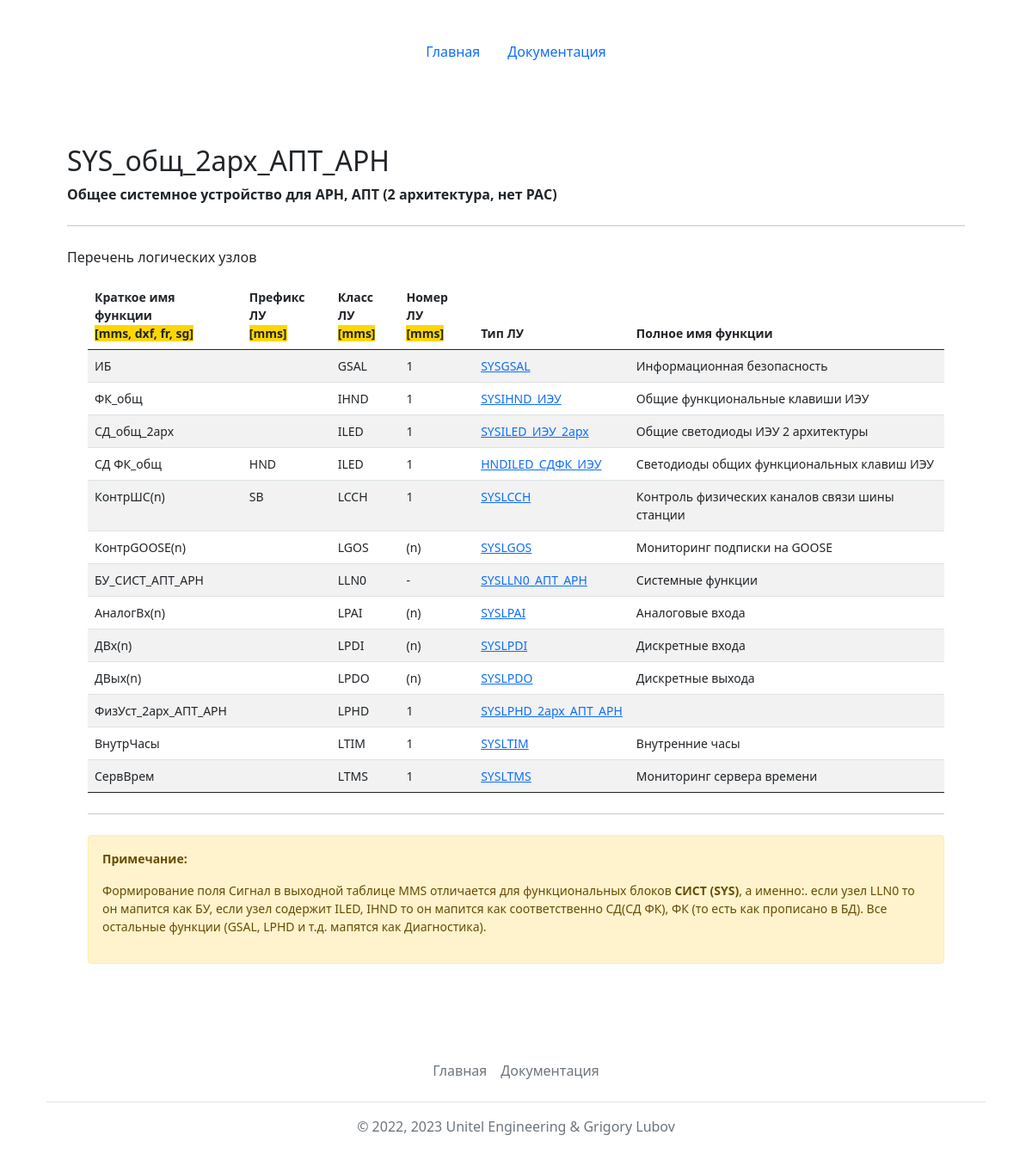
The page /reports/show/?name=SYS_общ_2арх_АПТ_АРН&type=ld on the database its author committed.
### mainapp/models.py (models this page shows, shortened)
class LogicDevices(models.Model):
    id = models.AutoField(primary_key=True)
    name = models.CharField(max_length=128, verbose_name='Обозначение логического устройства', unique=True)
    fb_name = models.CharField(max_length=128, verbose_name='Обозначение функционального блока', unique=True)
    description = models.TextField(max_length=1024, blank=True, verbose_name='Назначение логического устройства (ФБ)')
    def __str__(self):
        return self.name
    class Meta:
        verbose_name = 'Логическое устройство'
        verbose_name_plural = 'Логические устройства'
        ordering = ['name']

class LogicNodeInstantiated(models.Model):
    id = models.AutoField(primary_key=True)
    short_name = models.CharField(max_length=64, verbose_name='Краткое имя (например: БУ или ДЗТ)', unique=True)
    full_name = models.CharField(max_length=128, verbose_name='Полное имя', blank=True)
    ln_prefix = models.CharField(max_length=32, verbose_name='Префикс ЛУ', blank=True)
    class_name = models.CharField(max_length=4, verbose_name='Класс (например: PDIF)')
    instance = models.IntegerField(verbose_name='Номер экземпляра', blank=True, null=True)
    ln_type = models.ForeignKey(LogicNodesTypes, on_delete=models.CASCADE, verbose_name='Тип ЛУ', null=True)
    def __str__(self):
        return str(self.short_name)
    class Meta:
        verbose_name = 'Экземпляр логического узла'
        verbose_name_plural = 'Экземпляр логического узла'
        ordering = ['short_name']
    @property
    def get_instance(self):
        if self.instance==-1:
            return '(n)'
        if self.instance:
            return self.instance
        else:
            return "-"

class LogicNodesTypes(models.Model):
    id = models.AutoField(primary_key=True)
    name = models.CharField(max_length=64, verbose_name='Имя типа ЛУ', unique=True)
    description = models.TextField(max_length=1024, blank=True, verbose_name='Описание')
    explanation = models.TextField(max_length=2048, blank=True, verbose_name='Пояснение')
    def __str__(self):
        return self.name
    class Meta:
        verbose_name = 'Тип логического узла'
        verbose_name_plural = 'Типы логических узлов'
        ordering = ['name']

### mainapp/views.py (the view, shortened to what this page needs)
# urls.py: path('reports/show/', views.show),
def show(request):
    name = request.GET.get('name')
    type = request.GET.get('type')
    if type == 'ld':
        ld = LogicDevices.objects.get(name=name)
        lns_conns = LDLNconnections.objects.all().filter(ld_id=ld.id)
        lns_conns = lns_conns.order_by('ld')
        lns = list()
        for item in lns_conns.iterator():
            print('------------>', item.ln)
            ln = LogicNodeInstantiated.objects.get(short_name=item.ln)
            lns.append(ln)
        lns.sort(key=lambda x: x.class_name)
        return render(request, 'mainapp/showldobj.html', {'ld':ld, 'lns': lns, 'title': 'Экземпляры ЛУ в составе лог. устройства '+str(ld)})

### templates/mainapp/showldobj.html (shortened to what this page needs)
{% extends 'base.html' %}
{% block content %}
<main class="container py-5">
    {% if lns %}
    <h2 class="mt-4">{{ld.name}}</h2>
    <p><strong>{{ld.description}}</strong></p>
    <hr class="my-4">
    <p>Перечень логических узлов</p>
    <div class="container small">
    <table class="table table-striped">
        <thead>
            <tr>
                <th scope="col">Краткое имя функции <br><span style="background: gold">[mms, dxf, fr, sg]</span></th>
                <th scope="col">Префикс ЛУ <br><span style="background: gold">[mms]</span></th>
                <th scope="col">Класс ЛУ <br><span style="background: gold">[mms]</span></th>
                <th scope="col">Номер ЛУ <br><span style="background: gold">[mms]</span></th>
                <th scope="col">Тип ЛУ</th>
                <th scope="col">Полное имя функции</th>
            </tr>
        </thead>
        <tbody>
        {% for item in lns %}
            <tr>
                <td>{{item.short_name}}</td>
                <td>{{item.ln_prefix}}</td>
                <td>{{item.class_name}}</td>
                {% if item.get_ln_instance == -1%}<td>(n)</td>
                {% else %}<td>{{item.get_instance}}</td>{% endif %}
                <td><a href="?name={{item.ln_type}}&type=ln">{{item.ln_type}}</a></td>
                <td>{{item.full_name}}</td>
            </tr>
        {% endfor %}
        </tbody>
    </table>
    <hr class="my-4">
        {% if 'SYS' in ld.name%}
        <div class="alert alert-warning" role="alert">
            <p><strong>Примечание:</strong></p>
            <p> Формирование поля Сигнал в выходной таблице MMS отличается для функциональных блоков <strong>СИСТ (SYS)</strong>, а именно:.
                если узел LLN0 то он мапится как БУ, если узел содержит ILED, IHND то он мапится как соответственно СД(СД ФК), ФК (то есть как прописано в БД).
                Все остальные функции (GSAL, LPHD и т.д. мапятся как Диагностика).
            </p>
        </div>
        {% endif %}
    </div>
    {% else %}
    <h2 class="mt-4">В логическом устройстве {{ld.name}} ({{ld.get_description}}) нет логических узлов :(</h2>
    {% endif %}
</main>
{% endblock %}

### rows shown on the page
LogicDevices: name "SYS_общ_2арх_АПТ_АРН", description "Общее системное устройство для АРН, АПТ (2 архитектура, нет РАС)"
LogicNodeInstantiated: short_name "ИБ", class_name "GSAL", get_instance "1", ln_type "SYSGSAL", full_name "Информационная безопасность"
LogicNodeInstantiated: short_name "ФК_общ", class_name "IHND", get_instance "1", ln_type "SYSIHND_ИЭУ", full_name "Общие функциональные клавиши ИЭУ"
LogicNodeInstantiated: short_name "СД_общ_2арх", class_name "ILED", get_instance "1", ln_type "SYSILED_ИЭУ_2арх", full_name "Общие светодиоды ИЭУ 2 архитектуры"
LogicNodeInstantiated: short_name "СД ФК_общ", ln_prefix "HND", class_name "ILED", get_instance "1", ln_type "HNDILED_СДФК_ИЭУ", full_name "Светодиоды общих функциональных клавиш ИЭУ"
LogicNodeInstantiated: short_name "КонтрШС(n)", ln_prefix "SB", class_name "LCCH", get_instance "1", ln_type "SYSLCCH", full_name "Контроль физических каналов связи шины станции"
LogicNodeInstantiated: short_name "КонтрGOOSE(n)", class_name "LGOS", get_instance "(n)", ln_type "SYSLGOS", full_name "Мониторинг подписки на GOOSE"
LogicNodeInstantiated: short_name "БУ_СИСТ_АПТ_АРН", class_name "LLN0", get_instance "-", ln_type "SYSLLN0_АПТ_АРН", full_name "Системные функции"
LogicNodeInstantiated: short_name "АналогВх(n)", class_name "LPAI", get_instance "(n)", ln_type "SYSLPAI", full_name "Аналоговые входа"
LogicNodeInstantiated: short_name "ДВх(n)", class_name "LPDI", get_instance "(n)", ln_type "SYSLPDI", full_name "Дискретные входа"
LogicNodeInstantiated: short_name "ДВых(n)", class_name "LPDO", get_instance "(n)", ln_type "SYSLPDO", full_name "Дискретные выхода"
LogicNodeInstantiated: short_name "ФизУст_2арх_АПТ_АРН", class_name "LPHD", get_instance "1", ln_type "SYSLPHD_2арх_АПТ_АРН"
LogicNodeInstantiated: short_name "ВнутрЧасы", class_name "LTIM", get_instance "1", ln_type "SYSLTIM", full_name "Внутренние часы"
LogicNodeInstantiated: short_name "СервВрем", class_name "LTMS", get_instance "1", ln_type "SYSLTMS", full_name "Мониторинг сервера времени"
